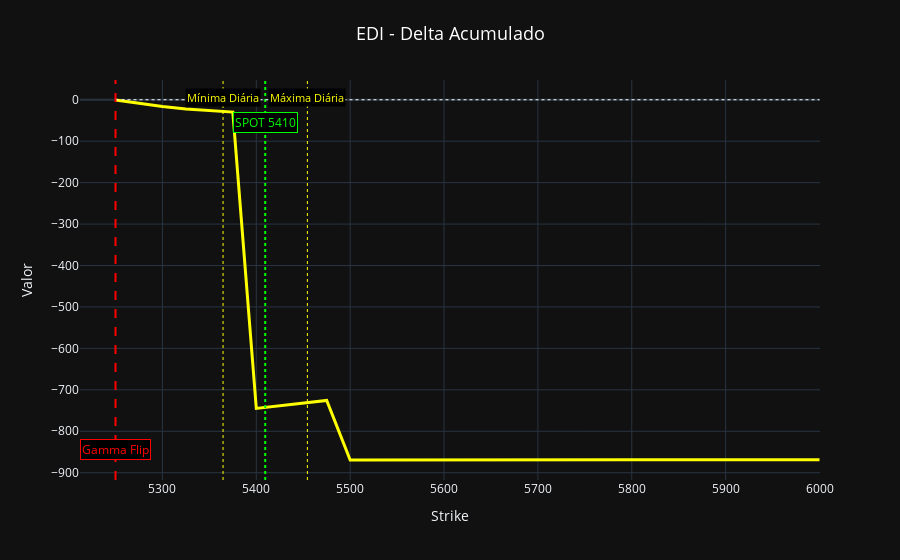

Write notebook code for a chart like this one.
### Code cell
# --- GRÁFICO: Delta Acumulado ---
# Acúmulo líquido do Delta ao longo dos strikes.
try:
    if 'fig3' in globals():
        traces = []
        idxs = [1]
        for i in idxs:
            if i < len(f3_data):
                import copy
                t = copy.deepcopy(f3_data[i])
                t.visible = True
                traces.append(t)
        
        if traces:
            fig_sub = go.Figure(data=traces)
            fig_sub.update_layout(
                template='plotly_dark', 
                title=dict(text='EDI - Delta Acumulado', font=dict(color='white', size=18), x=0.5),
                xaxis_title='Strike', 
                yaxis_title='Valor',
                shapes=common_shapes,
                annotations=common_annos,
                barmode='overlay',
                margin=dict(t=80)
            )
            # Adicionar Walls extras para OI e Visão Completa
            if 'OI' in 'Delta Acumulado' or 'Completa' in 'Delta Acumulado':
                if 'wall_lines' in globals(): 
                    for w in wall_lines: fig_sub.add_shape(w)
            fig_sub.show()
    else:
        print('fig3 não está definido.')
except Exception as e: print(f'Erro: {e}')

### Figure 1 — Plotly figure (JSON) as saved in the notebook; plotly's stock layout.template omitted (floating-point values rounded to 4 significant figures)
{"data": [{"line": {"color": "yellow", "width": 3}, "mode": "lines", "name": "Delta Acumulado", "type": "scatter", "visible": true, "x": [5250.0, 5300.0, 5325.0, 5375.0, 5400.0, 5475.0, 5500.0, 5550.0, 5600.0, 5650.0, 5700.0, 5725.0, 5800.0, 5900.0, 6000.0], "y": [-0.5762, -16.49, -22.2, -29.63, -744.9, -725.5, -869.3, -869.0, -868.9, -868.9, -868.9, -868.9, -868.9, -868.9, -868.9]}], "layout": {"annotations": [{"bgcolor": "black", "bordercolor": "lime", "font": {"color": "lime", "size": 12}, "showarrow": false, "text": "SPOT 5410", "x": 5410.0, "xref": "x", "y": 0.92, "yref": "paper"}, {"bgcolor": "black", "font": {"color": "yellow", "size": 11}, "showarrow": false, "text": "Mínima Diária", "x": 5365.0, "xref": "x", "y": 0.98, "yref": "paper"}, {"bgcolor": "black", "font": {"color": "yellow", "size": 11}, "showarrow": false, "text": "Máxima Diária", "x": 5454.0, "xref": "x", "y": 0.98, "yref": "paper"}, {"bgcolor": "black", "bordercolor": "red", "font": {"color": "red", "size": 12}, "showarrow": false, "text": "Gamma Flip", "x": 5250, "xref": "x", "y": 0.05, "yref": "paper"}], "barmode": "overlay", "margin": {"t": 80}, "shapes": [{"line": {"color": "lime", "dash": "dot", "width": 2}, "type": "line", "x0": 5410.0, "x1": 5410.0, "xref": "x", "y0": 0, "y1": 1, "yref": "paper"}, {"line": {"color": "white", "dash": "dot", "width": 1}, "type": "line", "x0": 5250, "x1": 6000, "y0": 0, "y1": 0}, {"line": {"color": "yellow", "dash": "dot", "width": 1}, "type": "line", "x0": 5365.0, "x1": 5365.0, "xref": "x", "y0": 0, "y1": 1, "yref": "paper"}, {"line": {"color": "yellow", "dash": "dot", "width": 1}, "type": "line", "x0": 5454.0, "x1": 5454.0, "xref": "x", "y0": 0, "y1": 1, "yref": "paper"}, {"line": {"color": "red", "dash": "dash", "width": 2}, "type": "line", "x0": 5250, "x1": 5250, "xref": "x", "y0": 0, "y1": 1, "yref": "paper"}], "title": {"font": {"color": "white", "size": 18}, "text": "EDI - Delta Acumulado", "x": 0.5}, "xaxis": {"title": {"text": "Strike"}}, "yaxis": {"title": {"text": "Valor"}}}}
